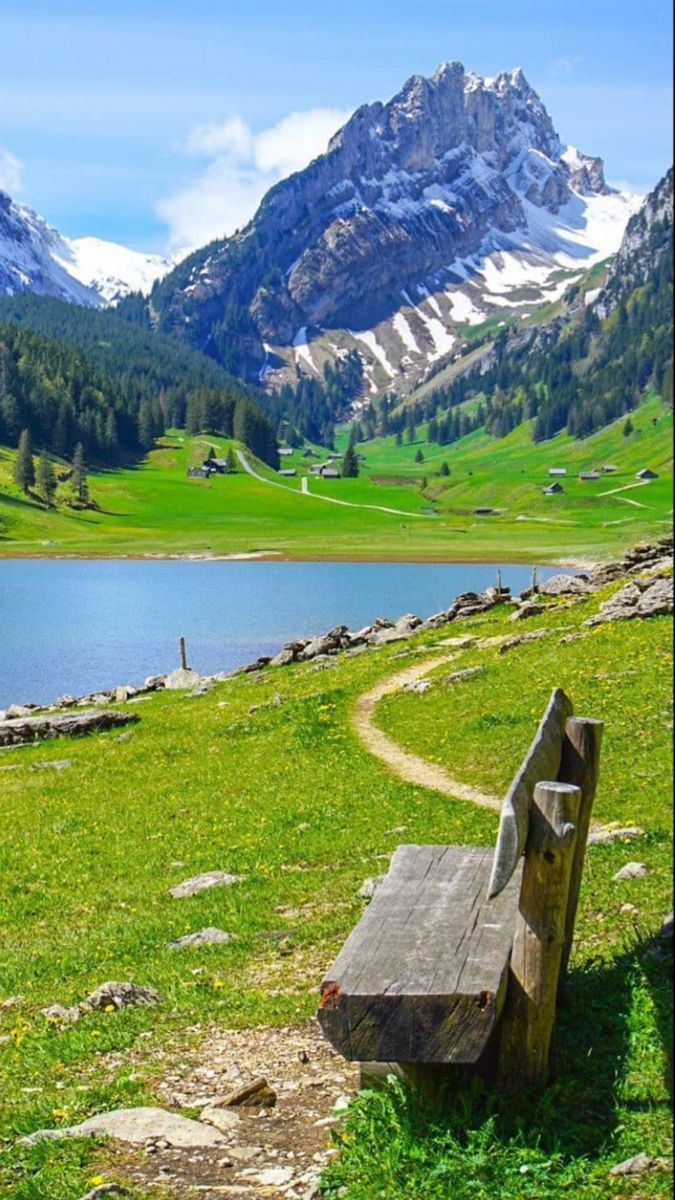
#> input picture src/assets/peaceful_scenic.jpg, 675 x 1200 px, found by its file name
$ python OpenCV_test3_drawing.py
#> lines starting #> are read from the running program, lines starting #| are printed output that depends on the picture
import cv2

img = cv2.imread("assets/peaceful_scenic.jpg")
#> img is the input picture: shape (1200, 675, 3); mean B, G, R 112.7, 144.9, 119.9
#BORDER
img = cv2.copyMakeBorder(img, 20, 20, 20, 20, borderType = cv2.BORDER_CONSTANT, value = (100,0,0))
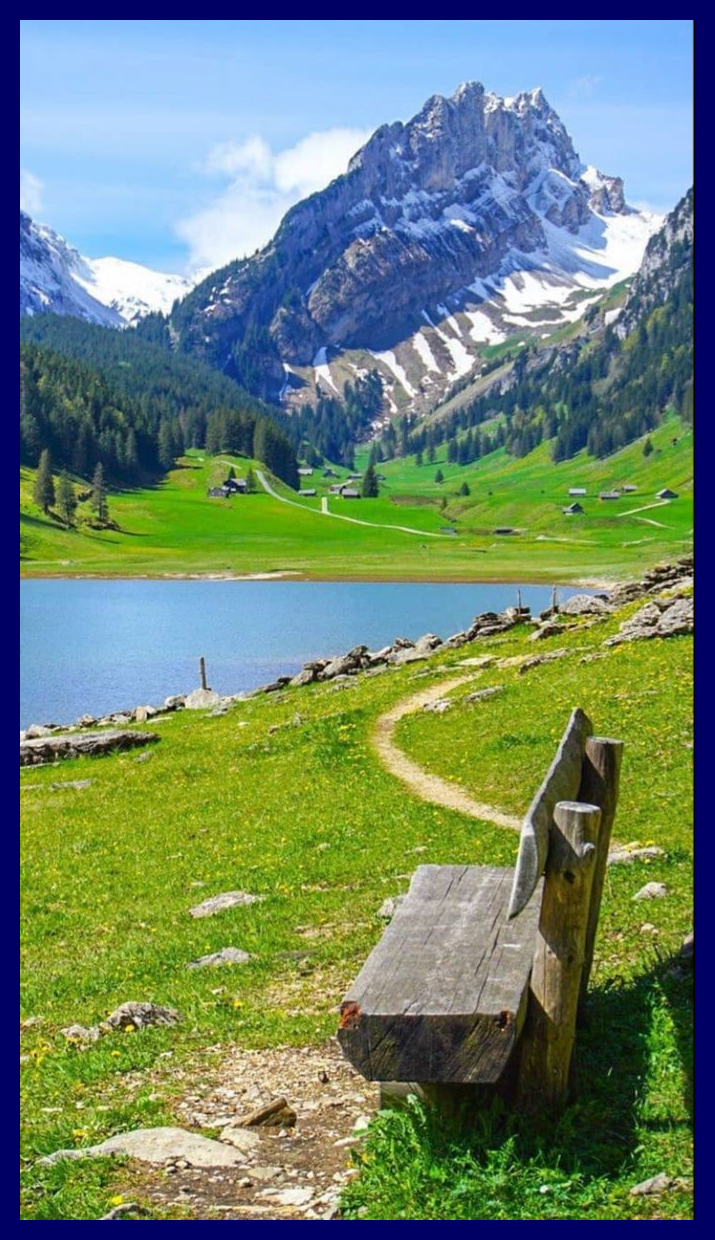
#> img: shape (1240, 715, 3); mean B, G, R 111.6, 132.4, 109.5

#LINE
img = cv2.line(img, (575,704), (527,823), color=(0,200,0), thickness = 10)

#ARROW
img = cv2.arrowedLine(img, (517,610), (470, 905), color=(0,0,150), thickness = 10)

#CIRCLE
img = cv2.circle(img, center=(329,493), color=(100,100,200), radius = 40, thickness = 3)
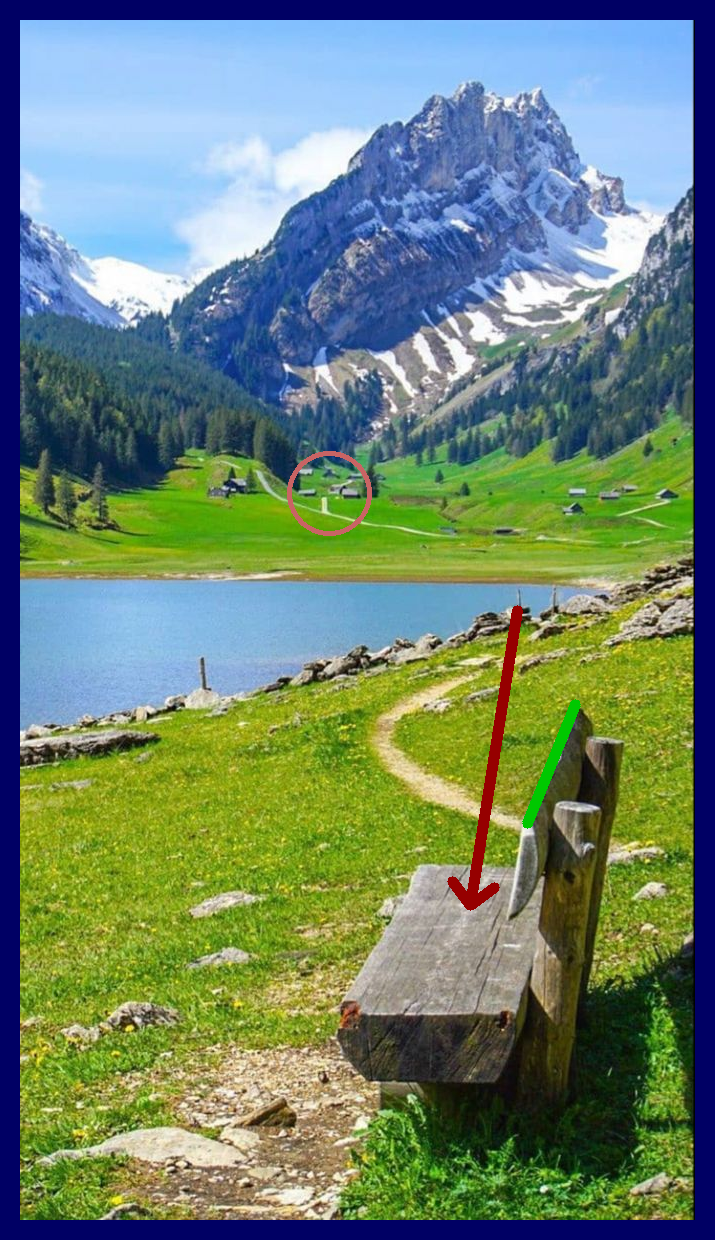
#> img: shape (1240, 715, 3); mean B, G, R 111.2, 131.7, 109.4

#ELLIPSE

#RECTANGLE

#TEXT


cv2.imshow("This is what you want",img)
cv2.waitKey(0)
cv2.destroyAllWindows()
